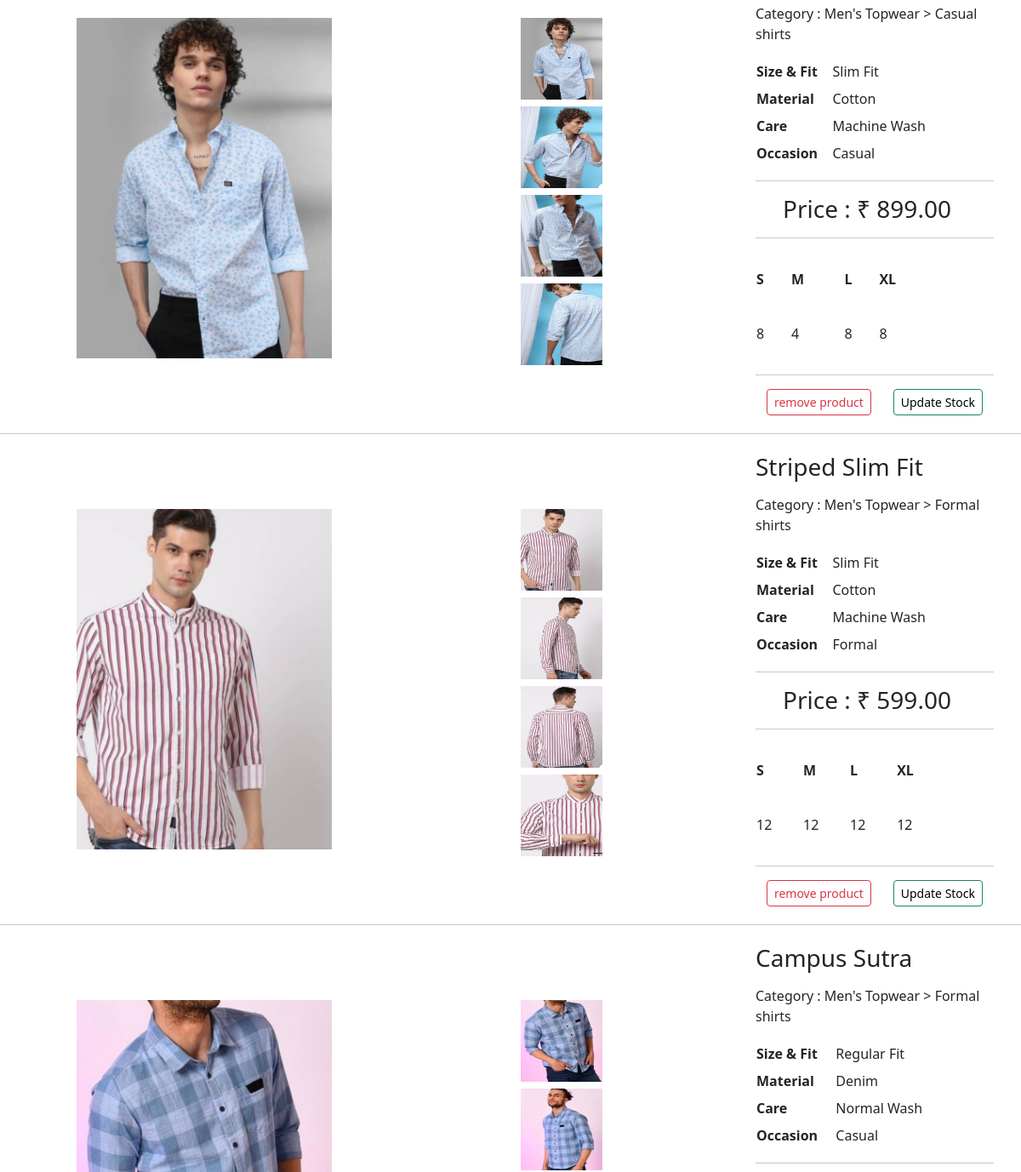
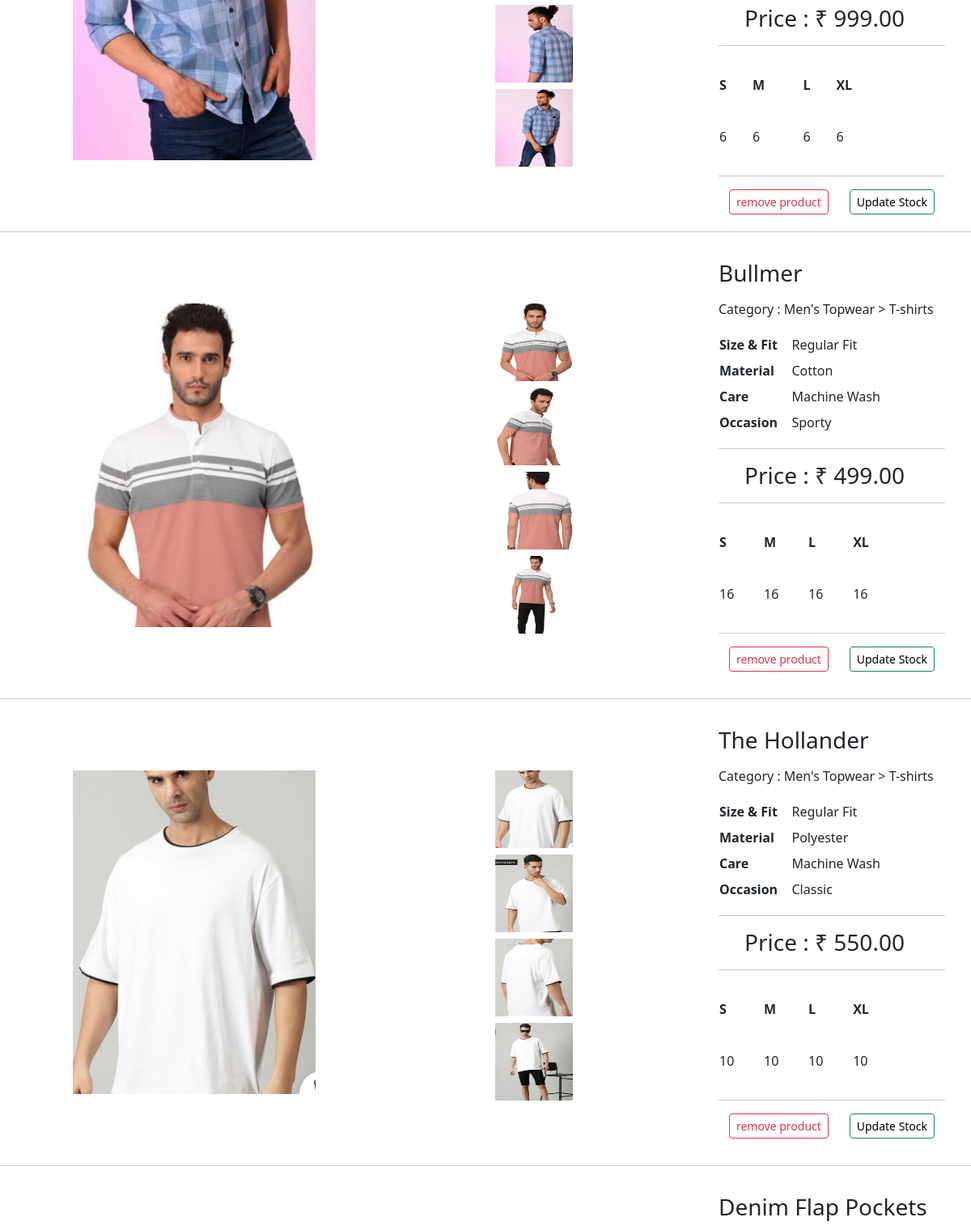
Page /designer (signed in, middle part) on the earlier database version (2 pictures, top to bottom).
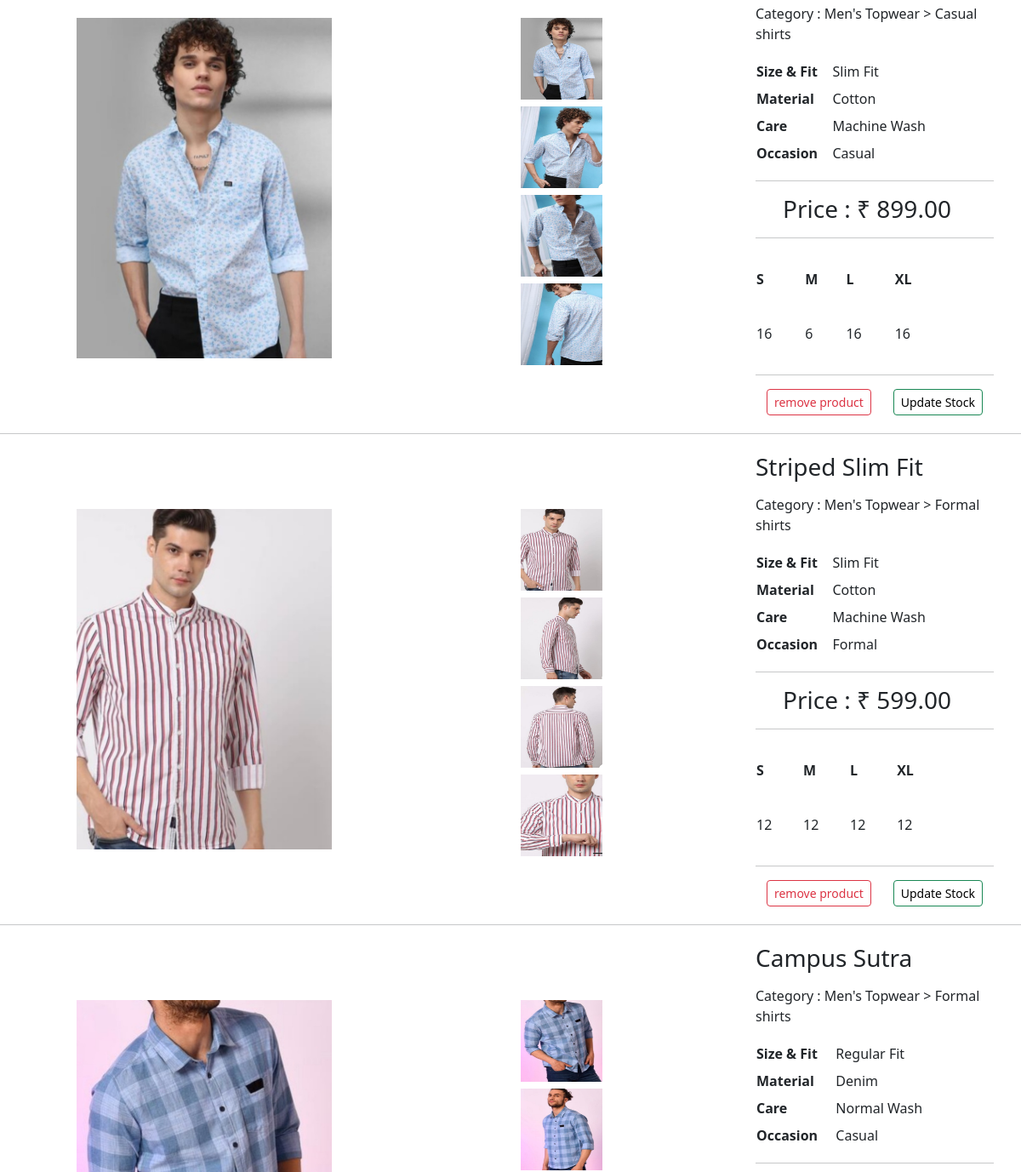
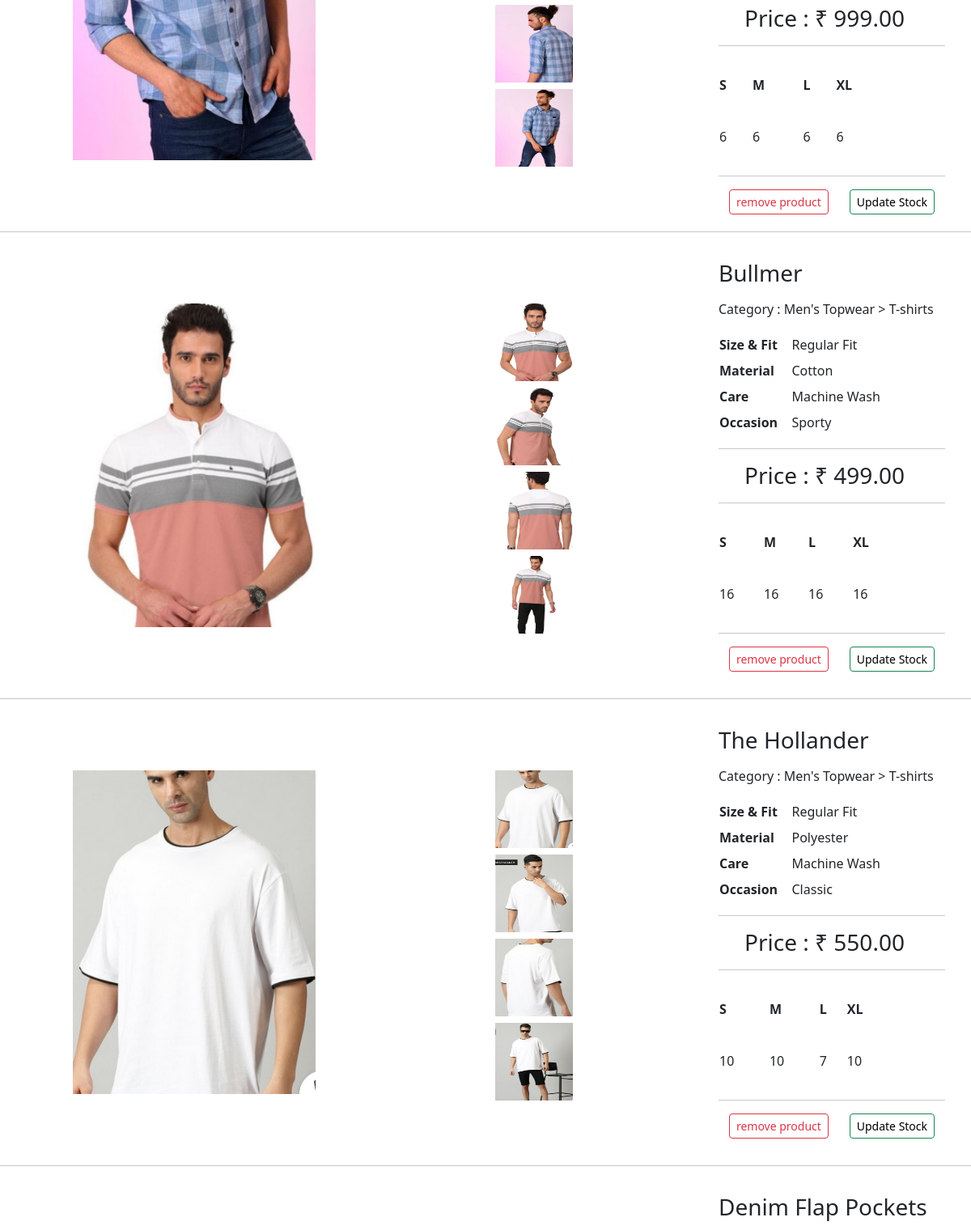
Same page on the later database version (2 pictures, top to bottom).
### designers/models.py (models this page shows, shortened)
class Product(models.Model):
    designer = models.ForeignKey('account.Designer', on_delete=models.CASCADE, null=True)
    prd_name = models.CharField(max_length=255)
    category1 = models.CharField(max_length=255)
    category2 = models.CharField(max_length=255, blank=True)
    price = models.DecimalField(max_digits=10, decimal_places=2)
    fit = models.CharField(max_length=255)
    care = models.CharField(max_length=255)
    material = models.CharField(max_length=255)
    occasion = models.CharField(max_length=255)
    image1 = models.ImageField(upload_to='media/product_images/')
    image2 = models.ImageField(upload_to='media/product_images/')
    image3 = models.ImageField(upload_to='media/product_images/')
    image4 = models.ImageField(upload_to='media/product_images/')
    small = models.PositiveIntegerField()
    medium = models.PositiveIntegerField()
    large = models.PositiveIntegerField()
    extra_large = models.PositiveIntegerField()
    class Meta:
        unique_together = ('prd_name', 'designer')

### designers/views.py (the view)
# urls.py: path('designer',designer_dashboard, name='designer_dashboard'),
def designer_dashboard(request):
    user = request.user
    designer = Designer.objects.get(user=user)
    if request.method == 'POST':
        form = DesignerProfileForm(request.POST, request.FILES, instance=designer)
        if form.is_valid():
            form.save()
            messages.success(request, 'Your profile has been updated!')
    else:
        form = DesignerProfileForm(instance=designer)
    return render(request, 'designerViewProducts.html', {'form': form})

### account/models.py (called while the page is built)
    def get_products(self):
        return Product.objects.filter(designer=self)

### designers/context_processors.py (called while the page is built)
def designer_context_processor(request):
    designer = None
    if request.user.is_authenticated:
        try:
            designer = Designer.objects.get(user=request.user)
        except Designer.DoesNotExist:
            pass
    return {'designer': designer}

### templates/designerViewProducts.html (shortened to what this page needs)
{% extends 'designer_base.html' %}
{% load static %}
{% block content %}
{% if designer.get_products %}
    {% for product in designer.get_products %}
<div class="prd-det">
    <div class="sec-2">
        <img id="mainImage{{product.pk}}" src="{{ product.image1.url }}" alt="{{ product.prd_name }}">
    </div>
    <div class="sec-1">
        <img src="{{ product.image1.url }}" alt="{{ product.prd_name }}" onclick="changeImage('{{ product.pk }}', this)">
        <img src="{{ product.image2.url }}" alt="{{ product.prd_name }}" onclick="changeImage('{{ product.pk }}', this)">
        <img src="{{ product.image3.url }}" alt="{{ product.prd_name }}" onclick="changeImage('{{ product.pk }}', this)">
        <img src="{{ product.image4.url }}" alt="{{ product.prd_name }}" onclick="changeImage('{{ product.pk }}', this)">
    </div>
    <div class="sec-3">
        <div>
            <h3>{{ product.prd_name }}</h3>
            <p>
        <p>Category : {{ product.category1 }} {% if product.category2 %} > {{ product.category2 }}{% endif %}</p>
            </p>
            <table>
                <tr>
                    <td class="sp-tt">Size & Fit</td>
                    <td class="sp-td">{{ product.fit }}</td>
                </tr>
                <tr>
                    <td class="sp-tt">Material</td>
                    <td class="sp-td">{{ product.material }}</td>
                </tr>
                <tr>
                    <td class="sp-tt">Care</td>
                    <td class="sp-td">{{ product.care }}</td>
                </tr>
                <tr>
                    <td class="sp-tt">Occasion</td>
                    <td class="sp-td">{{ product.occasion }}</td>
                </tr>
            </table>
            <hr>
                        <h3 id="pr" style="padding-right: 1rem;">Price : &#x20b9; {{ product.price }}</h3>
            <hr>
            <table>
                <tr>
                    <th>S</th>
                    <th>M</th>
                    <th>L</th>
                    <th>XL</th>
                </tr>
                <tr>
                    <td>{{ product.small }}</td>
                    <td>{{ product.medium }}</td>
                    <td>{{ product.large }}</td>
                    <td>{{ product.extra_large }}</td>
                </tr>
            </table>
            <hr>
            <div style="display: flex; flex-direction: row; justify-content: space-around;">
                <form method="post" action="{% url 'delete_product' product.pk %}">
                  <button type="submit" class="btn btn-outline-danger btn-sm" onclick="return confirmDelete();">remove product</button>
                </form>
  <a href="{% url 'update' pk=product.pk %}" class="btn btn-outline-success btn-sm">Update Stock</a>
            </div>
        </div>
    </div>
</div>
<hr>
    {% endfor %}
{% else %}
<br>
  <h3 style="text-align: center;">No products found.</h3>
  <br>
  <br>
  <br>
{% endif %}
{% endblock%}

Differences in the rows shown:
changed Product "Casual shirts": small "8" → "16"; medium "4" → "6"; large "8" → "16"; extra_large "8" → "16"
changed Product "The Hollander": large "10" → "7"
